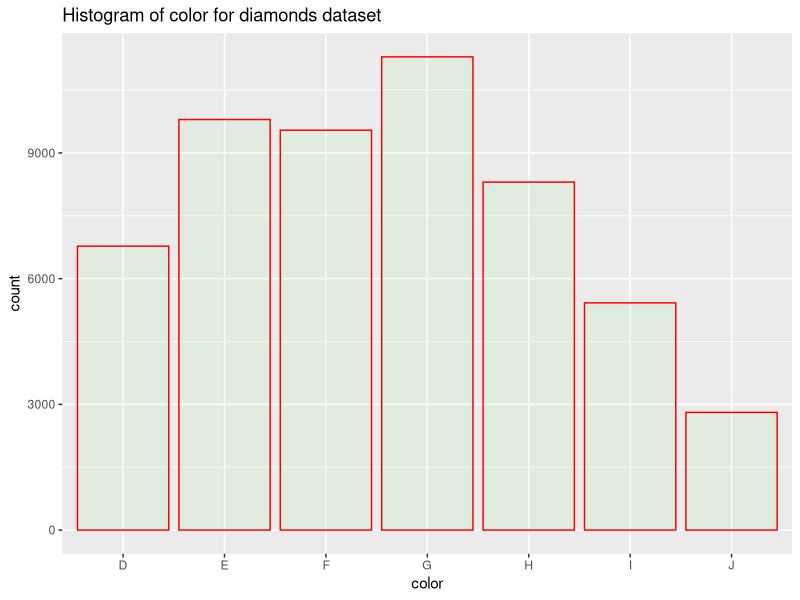
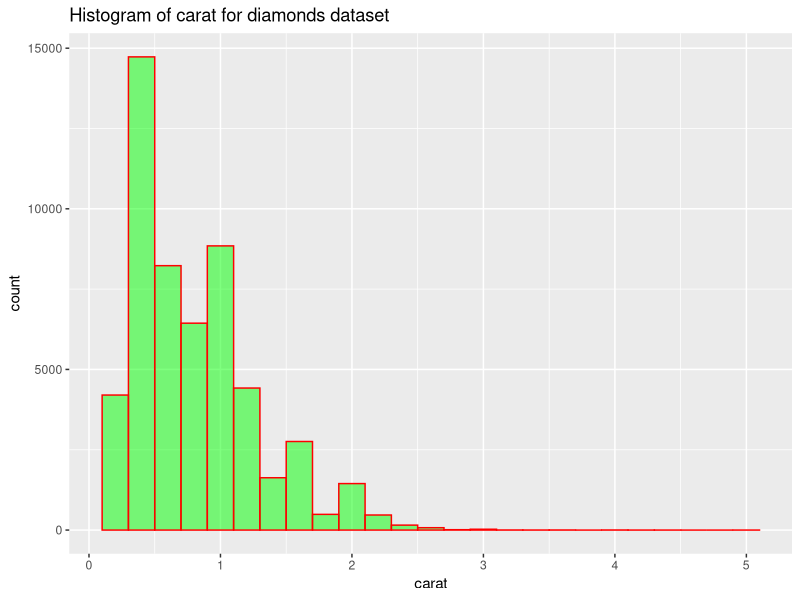
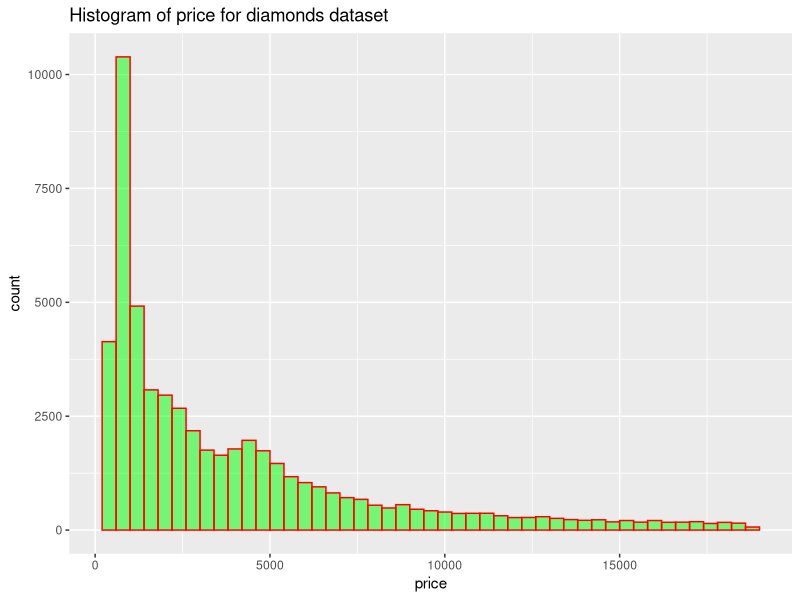
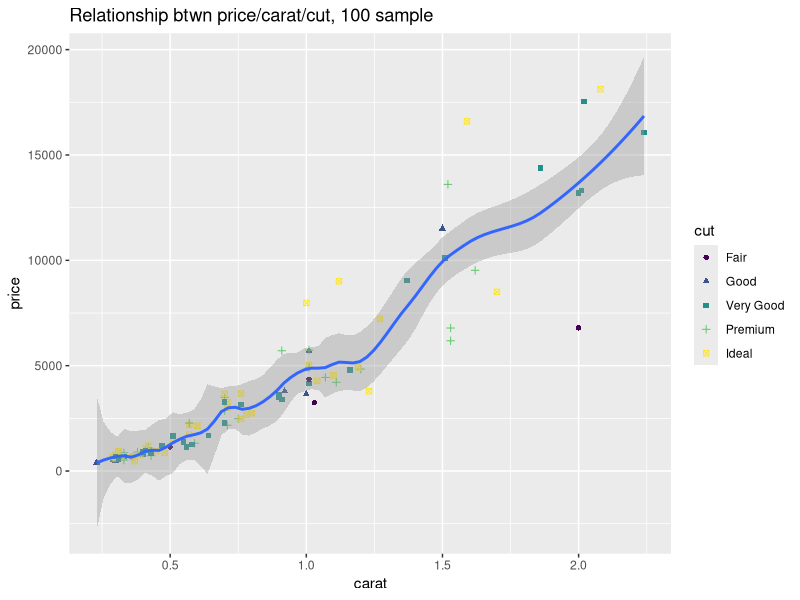
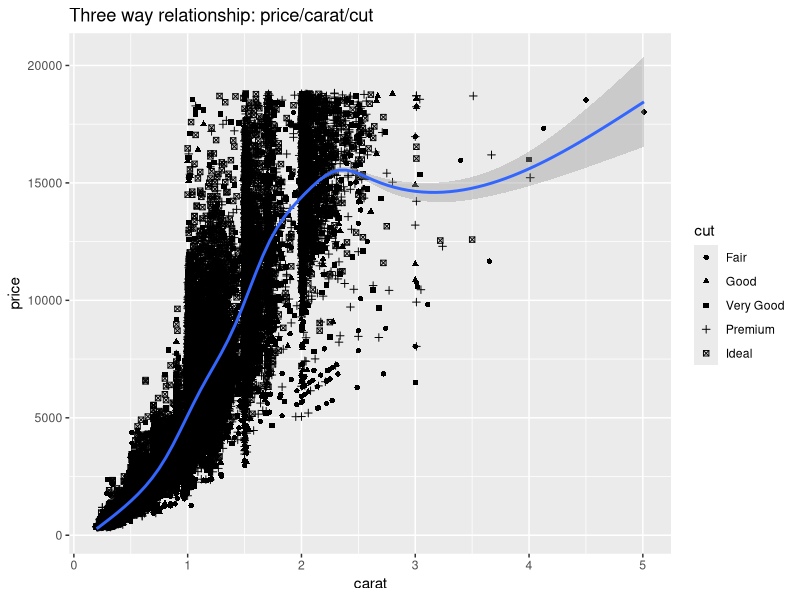

These figures' R source, in order:
library(ggplot2)
library(reshape)
library(plyr)
Plot<-function()
{
  g_1<-ggplot(diamonds, aes(color)) + geom_bar(col="red", 
                                               fill="green", 
                                               alpha = .05)  + ggtitle("Histogram of color for diamonds dataset")
  print(g_1)
  
  g_1<-ggplot(diamonds, aes(carat)) + geom_histogram(col="red", 
                                                     fill="green", 
                                                     alpha = .5,
                                                     binwidth =.2)  + ggtitle("Histogram of carat for diamonds dataset")
  print(g_1)
  
   g_1<-ggplot(diamonds, aes(price)) + geom_histogram(col="red", 
                                                      fill="green", 
                                                      alpha = .5,
                                                      binwidth =400) + ggtitle("Histogram of price for diamonds dataset")
   print(g_1)
   
   dsmall <- diamonds[sample(nrow(diamonds), 100), ]
   g_1<-ggplot(dsmall, aes(carat, price)) + geom_point(aes(shape=cut, colour = cut)) + geom_smooth(span=0.2) + ggtitle("Relationship btwn price/carat/cut, 100 sample")
   print(g_1)
   
   g_1<-ggplot(diamonds, aes(carat, price)) + geom_point(aes(shape=cut)) + geom_smooth(span=0.2) + ggtitle("Three way relationship: price/carat/cut")
   print(g_1)
}

Plot()
